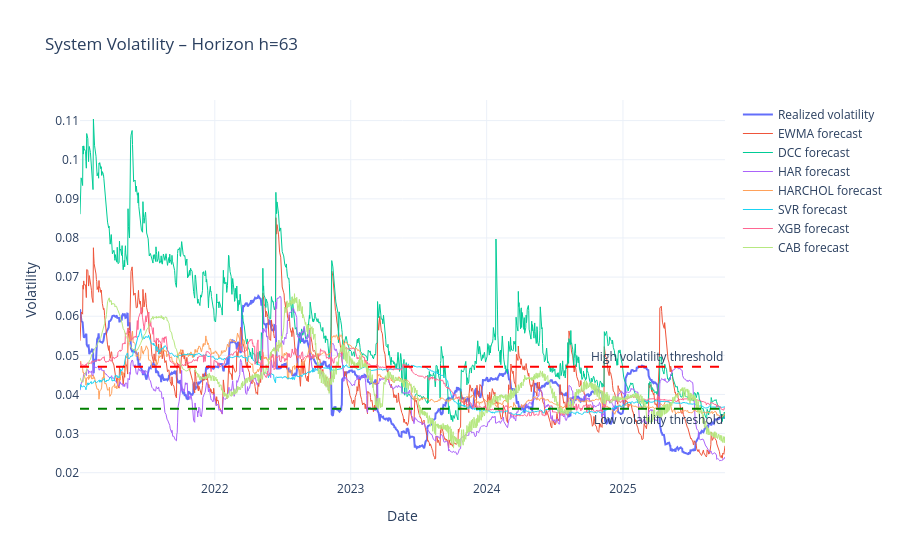

Source (notebook cell):
### Code cell
import plotly.graph_objects as go

fig = go.Figure()

# Realized volatility
fig.add_trace(go.Scatter(
    x=vol_df.index,
    y=vol_df["Realized"],
    mode="lines",
    name="Realized volatility",
    line=dict(width=2)
))

# Model forecasts
for model in models:
    
    fig.add_trace(go.Scatter(
        x=vol_df.index,
        y=vol_df[model],
        mode="lines",
        name=f"{model} forecast",
        line=dict(width=1)
    ))

# Low volatility threshold
fig.add_hline(
    y=low_threshold,
    line_dash="dash",
    line_color="green",
    annotation_text="Low volatility threshold",
    annotation_position="bottom right"
)

# High volatility threshold
fig.add_hline(
    y=high_threshold,
    line_dash="dash",
    line_color="red",
    annotation_text="High volatility threshold",
    annotation_position="top right"
)

fig.update_layout(
    title=f"System Volatility – Horizon h={H}",
    xaxis_title="Date",
    yaxis_title="Volatility",
    hovermode="x unified",
    template="plotly_white"
)

fig.show()

### Figure 1 — Plotly figure (JSON) as saved in the notebook; plotly's stock layout.template omitted (floating-point values rounded to 4 significant figures; data arrays with more than 128 entries replaced by an {"elided": "..."} marker saying what was removed)
{"data": [{"line": {"width": 2}, "mode": "lines", "name": "Realized volatility", "type": "scatter", "x": {"elided": "1193 str values"}, "y": {"elided": "1193 float values"}}, {"line": {"width": 1}, "mode": "lines", "name": "EWMA forecast", "type": "scatter", "x": {"elided": "1193 str values"}, "y": {"elided": "1193 float values"}}, {"line": {"width": 1}, "mode": "lines", "name": "DCC forecast", "type": "scatter", "x": {"elided": "1193 str values"}, "y": {"elided": "1193 float values"}}, {"line": {"width": 1}, "mode": "lines", "name": "HAR forecast", "type": "scatter", "x": {"elided": "1193 str values"}, "y": {"elided": "1193 float values"}}, {"line": {"width": 1}, "mode": "lines", "name": "HARCHOL forecast", "type": "scatter", "x": {"elided": "1193 str values"}, "y": {"elided": "1193 float values"}}, {"line": {"width": 1}, "mode": "lines", "name": "SVR forecast", "type": "scatter", "x": {"elided": "1193 str values"}, "y": {"elided": "1193 float values"}}, {"line": {"width": 1}, "mode": "lines", "name": "XGB forecast", "type": "scatter", "x": {"elided": "1193 str values"}, "y": {"elided": "1193 float values"}}, {"line": {"width": 1}, "mode": "lines", "name": "CAB forecast", "type": "scatter", "x": {"elided": "1193 str values"}, "y": {"elided": "1193 float values"}}], "layout": {"annotations": [{"showarrow": false, "text": "Low volatility threshold", "x": 1, "xanchor": "right", "xref": "x domain", "y": 0.03634, "yanchor": "top", "yref": "y"}, {"showarrow": false, "text": "High volatility threshold", "x": 1, "xanchor": "right", "xref": "x domain", "y": 0.04709, "yanchor": "bottom", "yref": "y"}], "hovermode": "x unified", "shapes": [{"line": {"color": "green", "dash": "dash"}, "type": "line", "x0": 0, "x1": 1, "xref": "x domain", "y0": 0.03634, "y1": 0.03634, "yref": "y"}, {"line": {"color": "red", "dash": "dash"}, "type": "line", "x0": 0, "x1": 1, "xref": "x domain", "y0": 0.04709, "y1": 0.04709, "yref": "y"}], "title": {"text": "System Volatility – Horizon h=63"}, "xaxis": {"title": {"text": "Date"}}, "yaxis": {"title": {"text": "Volatility"}}}}
